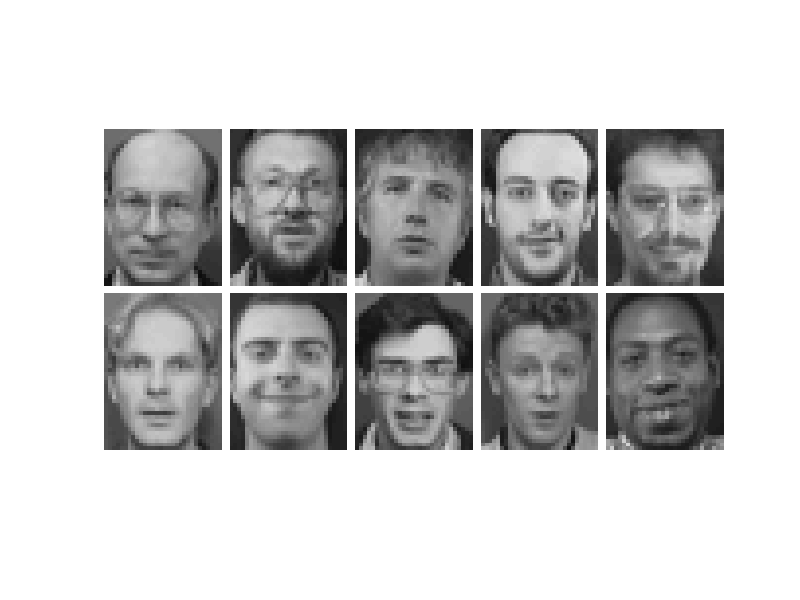

Write MATLAB code to recreate this figure.
clear all

load('data/orl_data.mat');
load('data/orl_lbls.mat');


img1 = reshape(data(:,121),[40,30]);
img2 = reshape(data(:,132),[40,30]);
img3 = reshape(data(:,143),[40,30]);
img4 = reshape(data(:,154),[40,30]);
img5 = reshape(data(:,165),[40,30]);
img6 = reshape(data(:,176),[40,30]);
img7 = reshape(data(:,187),[40,30]);
img8 = reshape(data(:,198),[40,30]);
img9 = reshape(data(:,209),[40,30]);
img10 = reshape(data(:,220),[40,30]);

image = [ img1 ones(40,2) img2 ones(40,2) img3 ones(40,2) img4 ones(40,2) img5 ; 
          ones(2,30*5+2*4);
          img6 ones(40,2) img7 ones(40,2) img8 ones(40,2) img9  ones(40,2) img10]

imshow(image);
%imwrite(image,'../Report/dataset/ORL.png')
